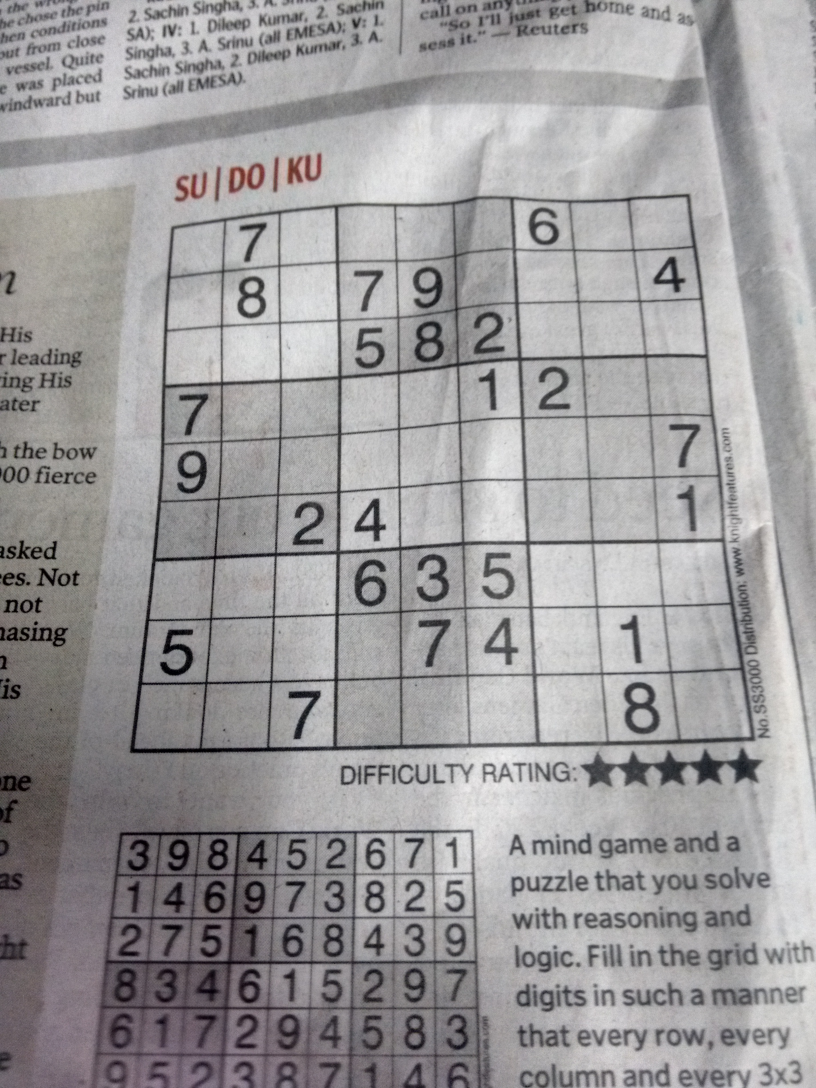
#> input picture train/test1.jpg, 2448 x 3264 px (shown at 1/3 size)
$ python main.py   (older library calls are emulated)
#> lines starting #> are read from the running program, lines starting #| are printed output that depends on the picture; after the words box and inside, x2 and y2 are one past the last pixel; in counts of white or black regions, pixels touching at a corner belong together
### scripts/sudokuExtractor.py
import cv2
import numpy as np
import pickle
from .helpers import Helpers
from .cells import Cells


class Extractor(object):
    '''
        Stores and manipulates the input image to extract the Sudoku puzzle
        all the way to the cells
    '''

    def __init__(self, path):
        self.helpers = Helpers()  # Image helpers
        self.image = self.loadImage(path)
        self.preprocess()
        # self.helpers.show(self.image, 'After Preprocessing')
        sudoku = self.cropSudoku()
        # self.helpers.show(sudoku, 'After Cropping out grid')
        sudoku = self.straighten(sudoku)
        # self.helpers.show(sudoku, 'Final Sudoku grid')
        self.cells = Cells(sudoku).cells

    def loadImage(self, path):
        color_img = cv2.imread(path,0)
        if color_img is None:
            raise IOError('Image not loaded')
        print('Image loaded.')
        return color_img

    def preprocess(self):
        print('Preprocessing...', end=' ')
        self.image = self.helpers.thresholdify(self.image)
        kernel = cv2.getStructuringElement(cv2.MORPH_ELLIPSE, (2, 2))
        self.image = cv2.morphologyEx(self.image, cv2.MORPH_CLOSE, kernel)
        print('done.')

    def cropSudoku(self):
        print('Cropping out Sudoku...', end=' ')
        contour = self.helpers.largestContour(self.image.copy())
        sudoku = self.helpers.cut_out_sudoku_puzzle(self.image.copy(), contour)
        print('done.')
        return sudoku

    def straighten(self, sudoku):
        print('Straightening image...', end=' ')
        largest = self.helpers.largest4SideContour(sudoku.copy())
        app = self.helpers.approx(largest)
        corners = self.helpers.get_rectangle_corners(app)
        sudoku = self.helpers.warp_perspective(corners, sudoku)
        print('done.')
        return sudoku

### scripts/helpers.py
import cv2
import numpy as np


class Helpers(object):
    '''
    Image manipulation helper functions
    '''

    # [14 lines left out: function show, not called in this run]

    def isCv2(self):
        return cv2.__version__.startswith('2.') or cv2.__version__.startswith('4.')

    def thresholdify(self, img):
        img = cv2.adaptiveThreshold(img.astype(np.uint8), 255, cv2.ADAPTIVE_THRESH_MEAN_C,
                                    cv2.THRESH_BINARY, 11, 3)
        return 255 - img

    # [4 lines left out: function Canny, not called in this run]

    def dilate(self, image, kernel):
        cv2.dilate(image, kernel)
        return image

    def largestContour(self, image):
        if self.isCv2():
            contours, h = cv2.findContours(
                image, cv2.RETR_TREE, cv2.CHAIN_APPROX_SIMPLE)
        else:
            _, contours, h = cv2.findContours(
                image, cv2.RETR_TREE, cv2.CHAIN_APPROX_SIMPLE)
        return max(contours, key=cv2.contourArea)

    def largest4SideContour(self, image):
        contours, h = cv2.findContours(
            image, cv2.RETR_TREE, cv2.CHAIN_APPROX_SIMPLE)
        contours = sorted(contours, key=cv2.contourArea, reverse=True)
        for cnt in contours[:min(5,len(contours))]:
            #im = image.copy()
            #cv2.drawContours(im, cnt, -1, (255,255,255), 5)
            #self.show(im,'contour')
            if len(self.approx(cnt)) == 4:
                return cnt
        return None

    def make_it_square(self, image, side_length=306):
        return cv2.resize(image, (side_length, side_length))

    def area(self, image):
        return float(image.shape[0] * image.shape[1])

    def cut_out_sudoku_puzzle(self, image, contour):
        x, y, w, h = cv2.boundingRect(contour)
        image = image[y:y + h, x:x + w]
        return self.make_it_square(image, min(image.shape))

    # [5 lines left out: function binarized, not called in this run]

    def approx(self, cnt):
        peri = cv2.arcLength(cnt, True)
        app = cv2.approxPolyDP(cnt, 0.01 * peri, True)
        return app

    def get_rectangle_corners(self, cnt):
        pts = cnt.reshape(4, 2)
        rect = np.zeros((4, 2), dtype="float32")

        # the top-left point has the smallest sum whereas the
        # bottom-right has the largest sum
        s = pts.sum(axis=1)
        rect[0] = pts[np.argmin(s)]
        rect[2] = pts[np.argmax(s)]

        # compute the difference between the points -- the top-right
        # will have the minumum difference and the bottom-left will
        # have the maximum difference
        diff = np.diff(pts, axis=1)
        rect[1] = pts[np.argmin(diff)]
        rect[3] = pts[np.argmax(diff)]
        return rect

    def warp_perspective(self, rect, grid):
        (tl, tr, br, bl) = rect
        widthA = np.sqrt(((br[0] - bl[0]) ** 2) + ((br[1] - bl[1]) ** 2))
        widthB = np.sqrt(((tr[0] - tl[0]) ** 2) + ((tr[1] - tl[1]) ** 2))

        # ...and now for the height of our new image
        heightA = np.sqrt(((tr[0] - br[0]) ** 2) + ((tr[1] - br[1]) ** 2))
        heightB = np.sqrt(((tl[0] - bl[0]) ** 2) + ((tl[1] - bl[1]) ** 2))

        # take the maximum of the width and height values to reach
        # our final dimensions
        maxWidth = max(int(widthA), int(widthB))
        maxHeight = max(int(heightA), int(heightB))

        # construct our destination points which will be used to
        # map the screen to a top-down, "birds eye" view
        dst = np.array([
            [0, 0],
            [maxWidth - 1, 0],
            [maxWidth - 1, maxHeight - 1],
            [0, maxHeight - 1]], dtype="float32")

        # calculate the perspective transform matrix and warp
        # the perspective to grab the screen
        M = cv2.getPerspectiveTransform(rect, dst)
        warp = cv2.warpPerspective(grid, M, (maxWidth, maxHeight))
        return self.make_it_square(warp)

    def getTopLine(self, image):
        for i, row in enumerate(image):
            if np.any(row):
                return i
        return None

    def getBottomLine(self, image):
        for i in xrange(image.shape[0] - 1, -1, -1):
            if np.any(image[i]):
                return i
        return None

    def getLeftLine(self, image):
        for i in xrange(image.shape[1]):
            if np.any(image[:, i]):
                return i
        return None

    def getRightLine(self, image):
        for i in xrange(image.shape[1] - 1, -1, -1):
            if np.any(image[:, i]):
                return i
        return None

    def rowShift(self, image, start, end, length):
        shifted = np.zeros(image.shape)
        if start + length < 0:
            length = -start
        elif end + length >= image.shape[0]:
            length = image.shape[0] - 1 - end

        for row in xrange(start, end + 1):
            shifted[row + length] = image[row]
        return shifted

    def colShift(self, image, start, end, length):
        shifted = np.zeros(image.shape)
        if start + length < 0:
            length = -start
        elif end + length >= image.shape[1]:
            length = image.shape[1] - 1 - end

        for col in xrange(start, end + 1):
            shifted[:, col + length] = image[:, col]
        return shifted

### scripts/cells.py
import numpy as np
import cv2
import pickle

from .helpers import Helpers
from .digit import Digit


class Cells(object):
    '''
    Extracts each cell from the sudoku grid obtained
    from the Extractor
    '''

    def __init__(self, sudoku):
        print('Extracting cells...', end=' ')
        self.helpers = Helpers()
        self.cells = self.extractCells(sudoku)
        print('done.')

    def extractCells(self, sudoku):
        cells = []
        W, H = sudoku.shape
        cell_size = W // 9
        i, j = 0, 0
        for r in range(0, W, cell_size):
            row = []
            j = 0
            for c in range(0, W, cell_size):
                cell = sudoku[r:r + cell_size, c:c + cell_size]
                cell = self.helpers.make_it_square(cell, 28)
                #self.helpers.show(cell, 'Before clean')
                cell = self.clean(cell)
                digit = Digit(cell).digit
                #self.helpers.show(digit, 'After clean')
                digit = self.centerDigit(digit)
                #self.helpers.show(digit, 'After centering')
                row.append(digit // 255)
                j += 1
            cells.append(row)
            i += 1
        return cells

    def clean(self, cell):
        contour = self.helpers.largestContour(cell.copy())
        x, y, w, h = cv2.boundingRect(contour)
        cell = self.helpers.make_it_square(cell[y:y + h, x:x + w], 28)
        kernel = cv2.getStructuringElement(cv2.MORPH_ELLIPSE, (2, 2))
        cell = cv2.morphologyEx(cell, cv2.MORPH_CLOSE, kernel)
        cell = 255 * (cell // 130)
        return cell

    def centerDigit(self, digit):
        digit = self.centerX(digit)
        digit = self.centerY(digit)
        return digit

    def centerX(self, digit):
        topLine = self.helpers.getTopLine(digit)
        bottomLine = self.helpers.getBottomLine(digit)
        if topLine is None or bottomLine is None:
            return digit
        centerLine = (topLine + bottomLine) >> 1
        imageCenter = digit.shape[0] >> 1
        digit = self.helpers.rowShift(
            digit, start=topLine, end=bottomLine, length=imageCenter - centerLine)
        return digit

    def centerY(self, digit):
        leftLine = self.helpers.getLeftLine(digit)
        rightLine = self.helpers.getRightLine(digit)
        if leftLine is None or rightLine is None:
            return digit
        centerLine = (leftLine + rightLine) >> 1
        imageCenter = digit.shape[1] >> 1
        digit = self.helpers.colShift(
            digit, start=leftLine, end=rightLine, length=imageCenter - centerLine)
        return digit

### scripts/digit.py
import cv2
import numpy as np
import queue


class Digit(object):
    '''
    Extracts the digit from a cell.
    Implements the classic `Largest connected component` algorithm.
    '''

    def __init__(self, image):
        self.graph = image.copy()
        self.W, self.H = self.graph.shape
        self.visited = [[False for _ in range(
            self.H)] for _ in range(self.W)]
        self.digit = [[None for _ in range(self.H)] for _ in range(self.W)]
        self.buildDigit()

    def buildDigit(self):
        componentId = 0
        A, C = self.H // 4, 3 * self.H // 4 + 1
        B, D = self.W // 4, 3 * self.W // 4 + 1
        for i in range(A, C):
            for j in range(B, D):
                if not self.visited[i][j]:
                    self.bfs(i, j, componentId)
                    componentId += 1
        componentSizes = [0 for _ in range(componentId)]
        for row in self.digit:
            for cell in row:
                if cell is not None:
                    componentSizes[cell] += 1
        largest = componentSizes.index(max(componentSizes))
        for i in range(self.H):
            for j in range(self.W):
                self.digit[i][j] = 255 if self.digit[i][j] == largest else 0
        self.digit = np.asarray(self.digit, dtype=np.uint8)

    def bfs(self, i, j, num):
        q = queue.Queue()
        q.put((i, j))
        while not q.empty():
            i, j = q.get()
            inValidRow = i not in range(0, self.H)
            inValidCol = j not in range(0, self.W)
            invalidCell = inValidRow or inValidCol
            invalidPixel = invalidCell or self.graph[i][j] != 255
            if invalidPixel or self.visited[i][j]:
                continue
            self.digit[i][j] = num
            self.visited[i][j] = True
            for di in [-1, 0, 1]:
                for dj in [-1, 0, 1]:
                    q.put((i + di, j + dj))

### main.py
from os import path

from scripts.sudokuExtractor import Extractor


def getImagePath():
    image_path = path.abspath('train/test1.jpg')
    return image_path


def main():
    image_path = getImagePath()
    cells = Extractor(image_path).cells
#> in thresholdify, `img = cv2.adaptiveThreshold(img.astype(np.uint8), 255, cv2.ADAPTIVE_TH..`:
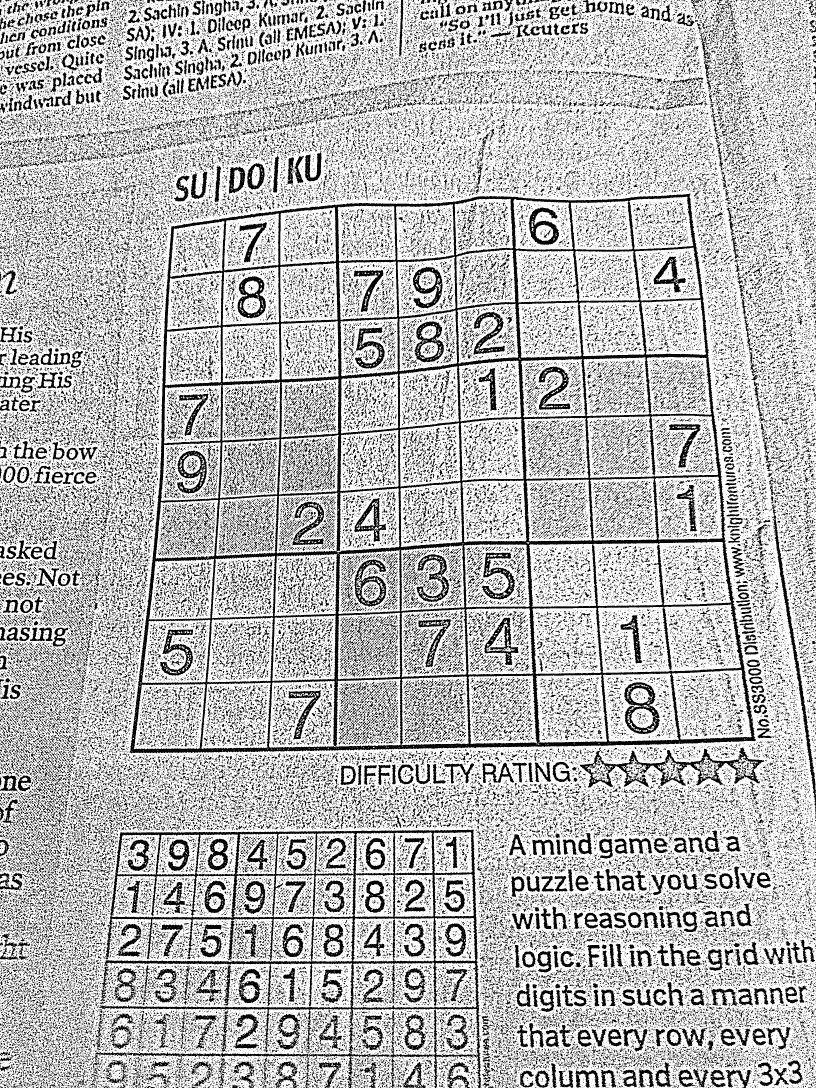
#> img: shape (3264, 2448) (shown at 1/3 size); 72.8% white; 117252 black regions (97234 under 20 px), largest, box (x1, y1, x2, y2) and area: (389, 581, 2268, 2260) 242238, (298, 2489, 1445, 3264) 64072, (1740, 2242, 2293, 2363) 14379
#> in preprocess, `self.image = cv2.morphologyEx(self.image, cv2.MORPH_CLOSE, kernel)`:
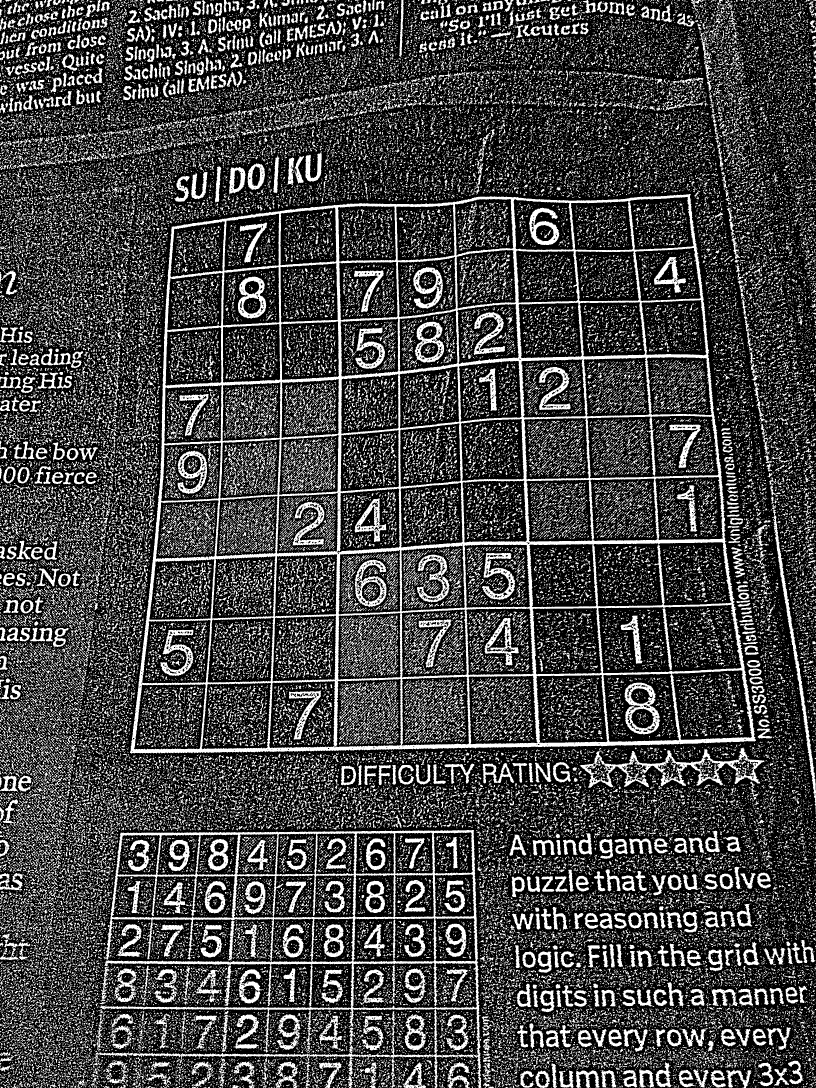
#> self.image: shape (3264, 2448) (shown at 1/3 size); 26.6% white; 76985 white regions (57793 under 20 px), largest, box (x1, y1, x2, y2) and area: (390, 582, 2268, 2261) 244286, (277, 2490, 1445, 3264) 76641, (1741, 2242, 2293, 2364) 15206
#> in largestContour, `contours, h = cv2.findContours( image, cv2.RETR_TREE, cv2.CHAIN_APPROX..`: contours = 80108 contours
#> in cropSudoku, `contour = self.helpers.largestContour(self.image.copy())`: contour = contour of 3239 points, box (x1, y1, x2, y2) (390, 582, 2268, 2261), area 2764580
#> in cut_out_sudoku_puzzle, `x, y, w, h = cv2.boundingRect(contour)`: x = 390; y = 582; w = 1878; h = 1679
#> in cut_out_sudoku_puzzle, `image = image[y:y + h, x:x + w]`:
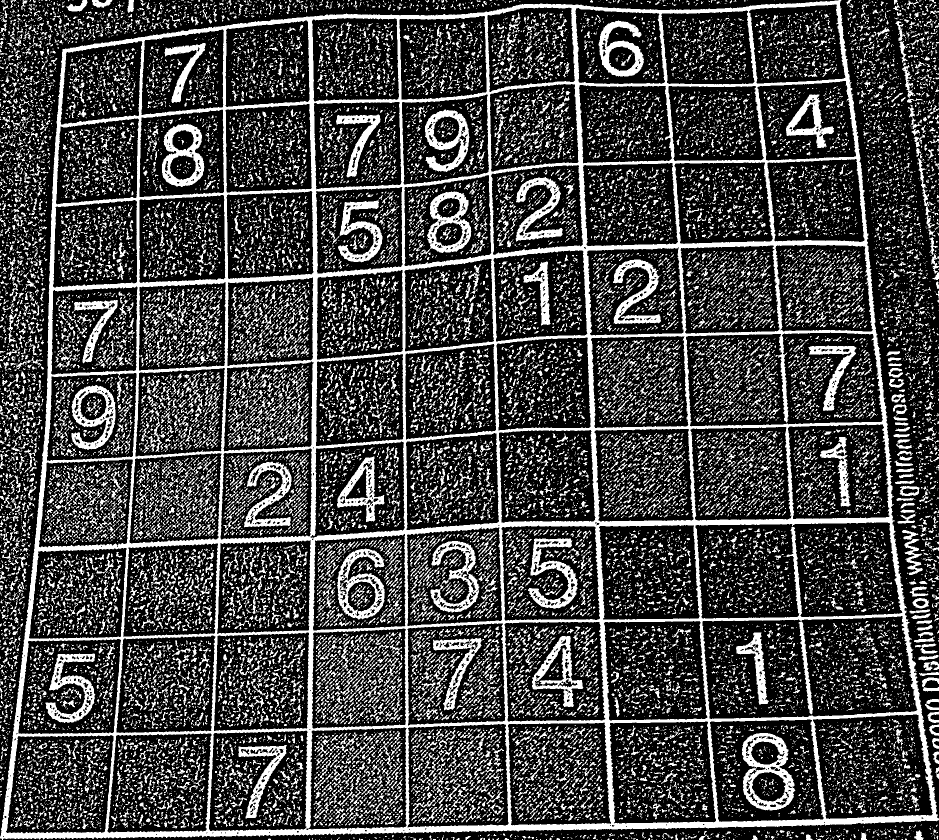
#> image: shape (1679, 1878) (shown at 1/2 size); 27% white; 27731 white regions (20265 under 20 px)
#> in make_it_square, `return cv2.resize(image, (side_length, side_length))`:
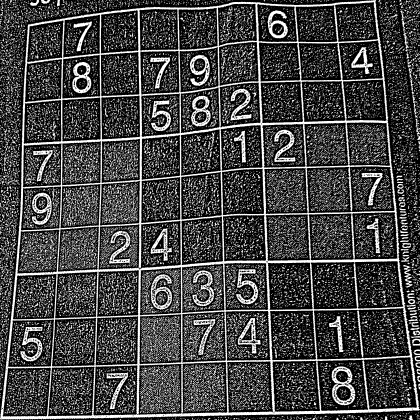
#> returned value: shape (1679, 1679) (shown at 1/4 size); min 0, max 255, mean 68.8
#> in largest4SideContour, `contours, h = cv2.findContours( image, cv2.RETR_TREE, cv2.CHAIN_APPROX..`: contours = 26873 contours, 21228 with area under 20; largest, box (x1, y1, x2, y2) and area: (0, 0, 1679, 1679) 2473370, (1256, 1231, 1641, 1439) 69152, (1243, 1044, 1614, 1238) 63810, (1226, 665, 1579, 853) 59864, (1453, 1428, 1669, 1639) 37730
#> the loop in largest4SideContour, `for cnt in contours[:min(5,len(contours))]: #im = image.copy() #cv2.dr..` made 1 pass
#> (peri in approx, app in approx) on pass 1: (7199.7, [[1504, 0], [111, 98], [0, 1676], [1678, 1640]])
#> in straighten, `largest = self.helpers.largest4SideContour(sudoku.copy())`: largest = contour of 2894 points, box (x1, y1, x2, y2) (0, 0, 1679, 1679), area 2473370
#> in straighten, `app = self.helpers.approx(largest)`: app = [[1504, 0], [111, 98], [0, 1676], [1678, 1640]]
#> in get_rectangle_corners, `s = pts.sum(axis=1)`: s = [1504, 209, 1676, 3318]
#> in get_rectangle_corners, `diff = np.diff(pts, axis=1)`: diff = [-1504, -13, 1676, -38]
#> in straighten, `corners = self.helpers.get_rectangle_corners(app)`: corners = [[111, 98], [1504, 0], [1678, 1640], [0, 1676]]
#> in warp_perspective, `(tl, tr, br, bl) = rect`: tl = [111, 98]; tr = [1504, 0]; br = [1678, 1640]; bl = [0, 1676]
#> in warp_perspective, `widthA = np.sqrt(((br[0] - bl[0]) ** 2) + ((br[1] - bl[1]) ** 2))`: widthA = 1678.4
#> in warp_perspective, `widthB = np.sqrt(((tr[0] - tl[0]) ** 2) + ((tr[1] - tl[1]) ** 2))`: widthB = 1396.4
#> in warp_perspective, `heightA = np.sqrt(((tr[0] - br[0]) ** 2) + ((tr[1] - br[1]) ** 2))`: heightA = 1649.2
#> in warp_perspective, `heightB = np.sqrt(((tl[0] - bl[0]) ** 2) + ((tl[1] - bl[1]) ** 2))`: heightB = 1581.9
#> in warp_perspective, `maxWidth = max(int(widthA), int(widthB))`: maxWidth = 1678
#> in warp_perspective, `maxHeight = max(int(heightA), int(heightB))`: maxHeight = 1649
#> in warp_perspective, `dst = np.array([ [0, 0], [maxWidth - 1, 0], [maxWidth - 1, maxHeight -..`: dst = [[0, 0], [1677, 0], [1677, 1648], [0, 1648]]
#> in warp_perspective, `M = cv2.getPerspectiveTransform(rect, dst)`: M = [[1.28, 0.0903, -151.4], [0.09, 1.28, -135.4], [4.08e-05, 0.000131, 1]]
#> in warp_perspective, `warp = cv2.warpPerspective(grid, M, (maxWidth, maxHeight))`:
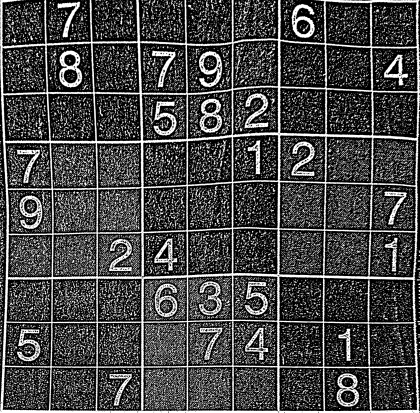
#> warp: shape (1649, 1678) (shown at 1/4 size); min 0, max 255, mean 70
#> call 2 of make_it_square, with side_length = 306
#> in make_it_square (call 2), `return cv2.resize(image, (side_length, side_length))`:
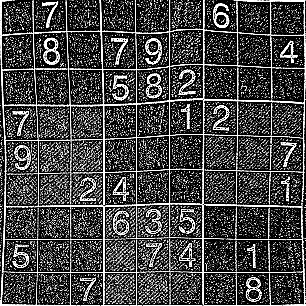
#> returned value: shape (306, 306); min 0, max 255, mean 70.2
#> after the loop in extractCells, `for r in range(0, W, cell_size):`:
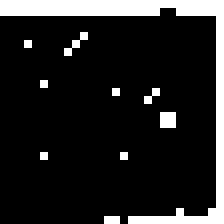
#> cell: shape (28, 28) (shown 8 times larger); 13.9% white; 10 white regions (9 under 20 px), largest, box (x1, y1, x2, y2) and area: (0, 0, 28, 28) 93

main()
